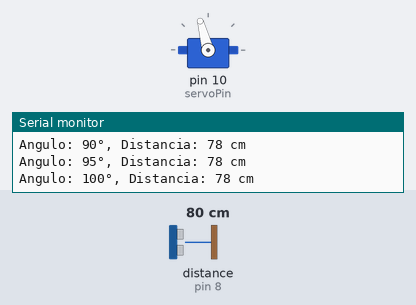
Simulated run of this sketch. Board: Arduino Uno, built with avr-gcc and run on an emulated ATmega328P. Parts: servo, the last lines printed to the serial monitor. Wiring (inferred from the names in the program): ultrasonic range finder: trigger pin 9; echo pin 8. Inputs (shaded band) come from the test bench; at power-on: distance to the obstacle (sensor on pin 8) 80 cm. The echo pulse lasts 58.3 µs per cm.

Above: at 1.2 s.
1.3 s: distance to the obstacle (sensor on pin 8) set to 18 cm
At 2.82 s:
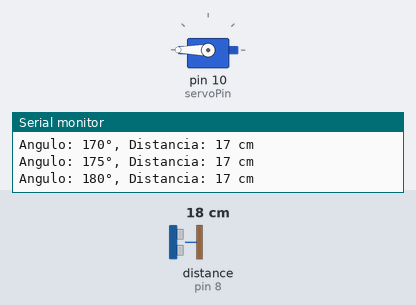
4.3 s: distance to the obstacle (sensor on pin 8) set to 60 cm
At 5.6 s:
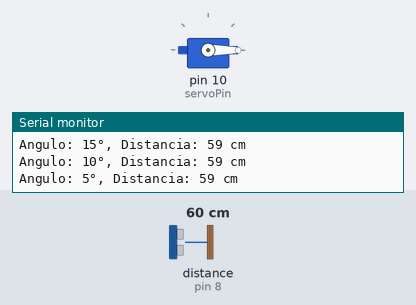
7.3 s: distance to the obstacle (sensor on pin 8) set to 24 cm
10.3 s: distance to the obstacle (sensor on pin 8) set to 19 cm
At 10.33 s:
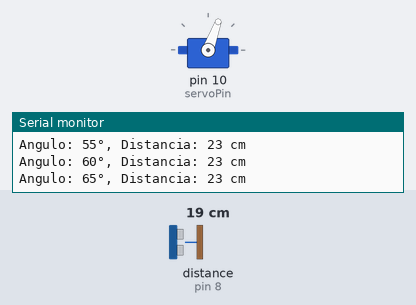
13.3 s: distance to the obstacle (sensor on pin 8) set to 35 cm
Timing chart, 0 to 17.3 s (numbered marks = the images above; inputs shaded):
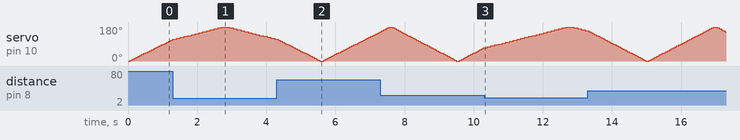

The sketch:

radar.ino
```cpp
#include <Servo.h>
#include <SoftwareSerial.h>

// Pines para el HC-SR04
const int trigPin = 9;
const int echoPin = 8;

// Servo
Servo myServo;
const int servoPin = 10;

// Bluetooth (HC-06)
SoftwareSerial bluetooth(2, 3); // RX, TX

// Variables
int pos = 0;       // Posición del servo
long duration;     // Duración de la señal ultrasónica
int distance;      // Distancia medida
const int threshold = 20; // Umbral de detección en cm

void setup() {
  // Configuración de pines
  pinMode(trigPin, OUTPUT);
  pinMode(echoPin, INPUT);

  // Configuración del servo
  myServo.attach(servoPin);

  // Configuración del Bluetooth
  bluetooth.begin(9600); // Velocidad del HC-06

  // Inicio del monitor serie (opcional)
  Serial.begin(9600);

  // Mensaje inicial
  bluetooth.println("Radar listo");
}

void loop() {
  for (pos = 0; pos <= 180; pos += 5) { // Mover servo de 0° a 180° en pasos de 5
    myServo.write(pos);
    delay(50); // Espera para estabilizar el sensor

    // Medir distancia
    distance = measureDistance();

    // Mostrar distancia en el monitor serie
    Serial.print("Angulo: ");
    Serial.print(pos);
    Serial.print("°, Distancia: ");
    Serial.print(distance);
    Serial.println(" cm");

    // Enviar datos por Bluetooth si hay un obstáculo
    if (distance > 0 && distance <= threshold) {
      bluetooth.print("Obstaculo detectado! Angulo: ");
      bluetooth.print(pos);
      bluetooth.print("°, Distancia: ");
      bluetooth.print(distance);
      bluetooth.println(" cm");
    }
  }

  for (pos = 180; pos >= 0; pos -= 5) { // Mover servo de 180° a 0° en pasos de 5
    myServo.write(pos);
    delay(50);

    // Medir distancia
    distance = measureDistance();

    // Mostrar distancia en el monitor serie
    Serial.print("Angulo: ");
    Serial.print(pos);
    Serial.print("°, Distancia: ");
    Serial.print(distance);
    Serial.println(" cm");

    // Enviar datos por Bluetooth si hay un obstáculo
    if (distance > 0 && distance <= threshold) {
      bluetooth.print("Obstaculo detectado! Angulo: ");
      bluetooth.print(pos);
      bluetooth.print("°, Distancia: ");
      bluetooth.print(distance);
      bluetooth.println(" cm");
    }
  }
}

// Función para medir distancia usando HC-SR04
int measureDistance() {
  digitalWrite(trigPin, LOW);
  delayMicroseconds(2);
  digitalWrite(trigPin, HIGH);
  delayMicroseconds(10);
  digitalWrite(trigPin, LOW);

  duration = pulseIn(echoPin, HIGH);
  int distance = duration * 0.034 / 2; // Convertir a cm

  if (distance > 400 || distance <= 0) {
    return -1; // Fuera de rango
  }
  return distance;
}
```

Measured:
- the behaviour switches between 22 and 21 cm on distance to the obstacle (sensor on pin 8) (found by bisection; images 2 and 3)
